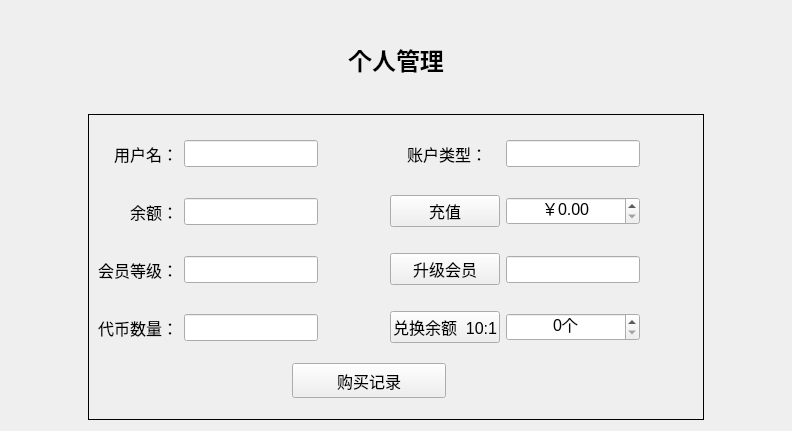
      <widget class="QWidget" name="managePage">
       <layout class="QGridLayout" name="gridLayout_8" rowstretch="1,1,1,10" columnstretch="1,8,1">
        <item row="1" column="1">
         <widget class="QLabel" name="label_head_3">
          <property name="font">
           <font>
            <family>微软雅黑</family>
            <pointsize>18</pointsize>
            <weight>75</weight>
            <bold>true</bold>
           </font>
          </property>
          <property name="text">
           <string>个人管理</string>
          </property>
          <property name="alignment">
           <set>Qt::AlignCenter</set>
          </property>
         </widget>
        </item>
        <item row="2" column="1">
         <spacer name="verticalSpacer_7">
          <property name="orientation">
           <enum>Qt::Vertical</enum>
          </property>
          <property name="sizeHint" stdset="0">
           <size>
            <width>20</width>
            <height>40</height>
           </size>
          </property>
         </spacer>
        </item>
        <item row="1" column="2" rowspan="3">
         <spacer name="horizontalSpacer_12">
          <property name="orientation">
           <enum>Qt::Horizontal</enum>
          </property>
          <property name="sizeHint" stdset="0">
           <size>
            <width>89</width>
            <height>358</height>
           </size>
          </property>
         </spacer>
        </item>
        <item row="1" column="0" rowspan="3">
         <spacer name="horizontalSpacer_11">
          <property name="orientation">
           <enum>Qt::Horizontal</enum>
          </property>
          <property name="sizeHint" stdset="0">
           <size>
            <width>89</width>
            <height>358</height>
           </size>
          </property>
         </spacer>
        </item>
        <item row="0" column="1">
         <spacer name="verticalSpacer_8">
          <property name="orientation">
           <enum>Qt::Vertical</enum>
          </property>
          <property name="sizeHint" stdset="0">
           <size>
            <width>20</width>
            <height>40</height>
           </size>
          </property>
         </spacer>
        </item>
        <item row="3" column="1">
         <widget class="QFrame" name="frame">
          <property name="sizePolicy">
           <sizepolicy hsizetype="Preferred" vsizetype="Preferred">
            <horstretch>0</horstretch>
            <verstretch>0</verstretch>
           </sizepolicy>
          </property>
          <property name="frameShape">
           <enum>QFrame::Panel</enum>
          </property>
          <property name="frameShadow">
           <enum>QFrame::Plain</enum>
          </property>
          <layout class="QGridLayout" name="gridLayout_7" columnstretch="10,1">
           <item row="4" column="0">
            <layout class="QHBoxLayout" name="horizontalLayout" stretch="5,4,5">
             <item>
              <spacer name="horizontalSpacer_16">
               <property name="orientation">
                <enum>Qt::Horizontal</enum>
               </property>
               <property name="sizeHint" stdset="0">
                <size>
                 <width>118</width>
                 <height>20</height>
                </size>
               </property>
              </spacer>
             </item>
             <item>
              <widget class="QPushButton" name="pushButton_record">
               <property name="minimumSize">
                <size>
                 <width>0</width>
                 <height>35</height>
                </size>
               </property>
               <property name="font">
                <font>
                 <pointsize>12</pointsize>
                </font>
               </property>
               <property name="text">
                <string>购买记录</string>
               </property>
              </widget>
             </item>
             <item>
              <spacer name="horizontalSpacer_17">
               <property name="orientation">
                <enum>Qt::Horizontal</enum>
               </property>
               <property name="sizeHint" stdset="0">
                <size>
                 <width>108</width>
                 <height>20</height>
                </size>
               </property>
              </spacer>
             </item>
            </layout>
           </item>
           <item row="3" column="0">
            <layout class="QHBoxLayout" name="horizontalLayout_4" stretch="1,2,1,1,2">
             <item>
              <widget class="QLabel" name="label_Token">
               <property name="enabled">
                <bool>true</bool>
               </property>
               <property name="minimumSize">
                <size>
                 <width>80</width>
                 <height>45</height>
                </size>
               </property>
               <property name="font">
                <font>
                 <pointsize>12</pointsize>
                </font>
               </property>
               <property name="text">
                <string>代币数量：</string>
               </property>
               <property name="alignment">
                <set>Qt::AlignRight|Qt::AlignTrailing|Qt::AlignVCenter</set>
               </property>
              </widget>
             </item>
             <item>
              <widget class="QLineEdit" name="lineEdit_Token">
               <property name="enabled">
                <bool>true</bool>
               </property>
               <property name="minimumSize">
                <size>
                 <width>75</width>
                 <height>0</height>
                </size>
               </property>
               <property name="font">
                <font>
                 <pointsize>12</pointsize>
                </font>
               </property>
               <property name="text">
                <string/>
               </property>
               <property name="alignment">
                <set>Qt::AlignCenter</set>
               </property>
               <property name="readOnly">
                <bool>true</bool>
               </property>
              </widget>
             </item>
             <item>
              <spacer name="horizontalSpacer_15">
               <property name="orientation">
                <enum>Qt::Horizontal</enum>
               </property>
               <property name="sizeHint" stdset="0">
                <size>
                 <width>40</width>
                 <height>20</height>
                </size>
               </property>
              </spacer>
             </item>
             <item>
              <widget class="QPushButton" name="pushButton_Exchange">
               <property name="enabled">
                <bool>true</bool>
               </property>
               <property name="sizePolicy">
                <sizepolicy hsizetype="Preferred" vsizetype="Fixed">
                 <horstretch>0</horstretch>
                 <verstretch>0</verstretch>
                </sizepolicy>
               </property>
               <property name="minimumSize">
                <size>
                 <width>110</width>
                 <height>0</height>
                </size>
               </property>
               <property name="font">
                <font>
                 <pointsize>12</pointsize>
                </font>
               </property>
               <property name="text">
                <string>兑换余额  10:1</string>
               </property>
              </widget>
             </item>
             <item>
              <widget class="QSpinBox" name="spinBox_Token">
               <property name="enabled">
                <bool>true</bool>
               </property>
               <property name="minimumSize">
                <size>
                 <width>80</width>
                 <height>27</height>
                </size>
               </property>
               <property name="font">
                <font>
                 <pointsize>12</pointsize>
                </font>
               </property>
               <property name="alignment">
                <set>Qt::AlignCenter</set>
               </property>
               <property name="suffix">
                <string>个</string>
               </property>
               <property name="prefix">
                <string/>
               </property>
               <property name="maximum">
                <number>999999999</number>
               </property>
              </widget>
             </item>
            </layout>
           </item>
           <item row="0" column="0">
            <layout class="QHBoxLayout" name="horizontalLayout_1" stretch="1,2,1,1,2">
             <item>
              <widget class="QLabel" name="label_Username">
               <property name="minimumSize">
                <size>
                 <width>80</width>
                 <height>45</height>
                </size>
               </property>
               <property name="font">
                <font>
                 <pointsize>12</pointsize>
                </font>
               </property>
               <property name="text">
                <string>用户名：</string>
               </property>
               <property name="alignment">
                <set>Qt::AlignRight|Qt::AlignTrailing|Qt::AlignVCenter</set>
               </property>
              </widget>
             </item>
             <item>
              <widget class="QLineEdit" name="lineEdit_Username">
               <property name="enabled">
                <bool>true</bool>
               </property>
               <property name="minimumSize">
                <size>
                 <width>75</width>
                 <height>0</height>
                </size>
               </property>
               <property name="font">
                <font>
                 <pointsize>12</pointsize>
                </font>
               </property>
               <property name="alignment">
                <set>Qt::AlignCenter</set>
               </property>
               <property name="readOnly">
                <bool>true</bool>
               </property>
              </widget>
             </item>
             <item>
              <spacer name="horizontalSpacer_10">
               <property name="orientation">
                <enum>Qt::Horizontal</enum>
               </property>
               <property name="sizeHint" stdset="0">
                <size>
                 <width>40</width>
                 <height>20</height>
                </size>
               </property>
              </spacer>
             </item>
             <item>
              <widget class="QLabel" name="label_userClass">
               <property name="minimumSize">
                <size>
                 <width>110</width>
                 <height>0</height>
                </size>
               </property>
               <property name="font">
                <font>
                 <pointsize>12</pointsize>
                </font>
               </property>
               <property name="text">
                <string> 账户类型：</string>
               </property>
               <property name="alignment">
                <set>Qt::AlignCenter</set>
               </property>
              </widget>
             </item>
             <item>
              <widget class="QLineEdit" name="lineEdit_userClass">
               <property name="minimumSize">
                <size>
                 <width>80</width>
                 <height>27</height>
                </size>
               </property>
               <property name="font">
                <font>
                 <pointsize>12</pointsize>
                </font>
               </property>
               <property name="alignment">
                <set>Qt::AlignCenter</set>
               </property>
               <property name="readOnly">
                <bool>true</bool>
               </property>
              </widget>
             </item>
            </layout>
           </item>
           <item row="1" column="0">
            <layout class="QHBoxLayout" name="horizontalLayout_2" stretch="1,2,1,1,2">
             <item>
              <widget class="QLabel" name="label_Balance">
               <property name="minimumSize">
                <size>
                 <width>80</width>
                 <height>45</height>
                </size>
               </property>
               <property name="font">
                <font>
                 <pointsize>12</pointsize>
                </font>
               </property>
               <property name="text">
                <string>余额：</string>
               </property>
               <property name="alignment">
                <set>Qt::AlignRight|Qt::AlignTrailing|Qt::AlignVCenter</set>
               </property>
              </widget>
             </item>
             <item>
              <widget class="QLineEdit" name="lineEdit_Balance">
               <property name="minimumSize">
                <size>
                 <width>75</width>
                 <height>0</height>
                </size>
               </property>
               <property name="font">
                <font>
                 <pointsize>12</pointsize>
                </font>
               </property>
               <property name="inputMask">
                <string/>
               </property>
               <property name="alignment">
                <set>Qt::AlignCenter</set>
               </property>
               <property name="readOnly">
                <bool>true</bool>
               </property>
              </widget>
             </item>
             <item>
              <spacer name="horizontalSpacer_13">
               <property name="orientation">
                <enum>Qt::Horizontal</enum>
               </property>
               <property name="sizeHint" stdset="0">
                <size>
                 <width>40</width>
                 <height>20</height>
                </size>
               </property>
              </spacer>
             </item>
             <item>
              <widget class="QPushButton" name="pushButton_Recharge">
               <property name="enabled">
                <bool>true</bool>
               </property>
               <property name="minimumSize">
                <size>
                 <width>110</width>
                 <height>0</height>
                </size>
               </property>
               <property name="font">
                <font>
                 <pointsize>12</pointsize>
                </font>
               </property>
               <property name="text">
                <string>充值</string>
               </property>
              </widget>
             </item>
             <item>
              <widget class="QDoubleSpinBox" name="doubleSpinBox_Recharge">
               <property name="enabled">
                <bool>true</bool>
               </property>
               <property name="minimumSize">
                <size>
                 <width>80</width>
                 <height>27</height>
                </size>
               </property>
               <property name="font">
                <font>
                 <pointsize>12</pointsize>
                </font>
               </property>
               <property name="alignment">
                <set>Qt::AlignCenter</set>
               </property>
               <property name="prefix">
                <string>￥</string>
               </property>
               <property name="minimum">
                <double>0.000000000000000</double>
               </property>
               <property name="maximum">
                <double>9999999.990000000223517</double>
               </property>
              </widget>
             </item>
            </layout>
           </item>
           <item row="2" column="0">
            <layout class="QHBoxLayout" name="horizontalLayout_3" stretch="1,2,1,1,2">
             <item>
              <widget class="QLabel" name="label_Level">
               <property name="enabled">
                <bool>true</bool>
               </property>
               <property name="minimumSize">
                <size>
                 <width>80</width>
                 <height>45</height>
                </size>
               </property>
               <property name="font">
                <font>
                 <pointsize>12</pointsize>
                </font>
               </property>
               <property name="text">
                <string>会员等级：</string>
               </property>
               <property name="alignment">
                <set>Qt::AlignRight|Qt::AlignTrailing|Qt::AlignVCenter</set>
               </property>
              </widget>
             </item>
             <item>
              <widget class="QLineEdit" name="lineEdit_Level">
               <property name="enabled">
                <bool>true</bool>
               </property>
               <property name="minimumSize">
                <size>
                 <width>75</width>
                 <height>0</height>
                </size>
               </property>
               <property name="font">
                <font>
                 <pointsize>12</pointsize>
                </font>
               </property>
               <property name="text">
                <string/>
               </property>
               <property name="alignment">
                <set>Qt::AlignCenter</set>
               </property>
               <property name="readOnly">
                <bool>true</bool>
               </property>
              </widget>
             </item>
             <item>
              <spacer name="horizontalSpacer_14">
               <property name="orientation">
                <enum>Qt::Horizontal</enum>
               </property>
               <property name="sizeHint" stdset="0">
                <size>
                 <width>40</width>
                 <height>20</height>
                </size>
               </property>
              </spacer>
             </item>
             <item>
              <widget class="QPushButton" name="pushButton_Upgrade">
               <property name="enabled">
                <bool>true</bool>
               </property>
               <property name="sizePolicy">
                <sizepolicy hsizetype="Preferred" vsizetype="Fixed">
                 <horstretch>0</horstretch>
                 <verstretch>0</verstretch>
                </sizepolicy>
               </property>
               <property name="minimumSize">
                <size>
                 <width>110</width>
                 <height>0</height>
                </size>
               </property>
               <property name="font">
                <font>
                 <pointsize>12</pointsize>
                </font>
               </property>
               <property name="text">
                <string>升级会员</string>
               </property>
              </widget>
             </item>
             <item>
              <widget class="QLineEdit" name="lineEdit_note">
               <property name="enabled">
                <bool>true</bool>
               </property>
               <property name="minimumSize">
                <size>
                 <width>80</width>
                 <height>27</height>
                </size>
               </property>
               <property name="font">
                <font>
                 <pointsize>12</pointsize>
                </font>
               </property>
               <property name="text">
                <string/>
               </property>
               <property name="alignment">
                <set>Qt::AlignCenter</set>
               </property>
               <property name="readOnly">
                <bool>true</bool>
               </property>
              </widget>
             </item>
            </layout>
           </item>
           <item row="2" column="1">
            <spacer name="horizontalSpacer_18">
             <property name="orientation">
              <enum>Qt::Horizontal</enum>
             </property>
             <property name="sizeHint" stdset="0">
              <size>
               <width>40</width>
               <height>20</height>
              </size>
             </property>
            </spacer>
           </item>
          </layout>
         </widget>
        </item>
       </layout>
      </widget>
